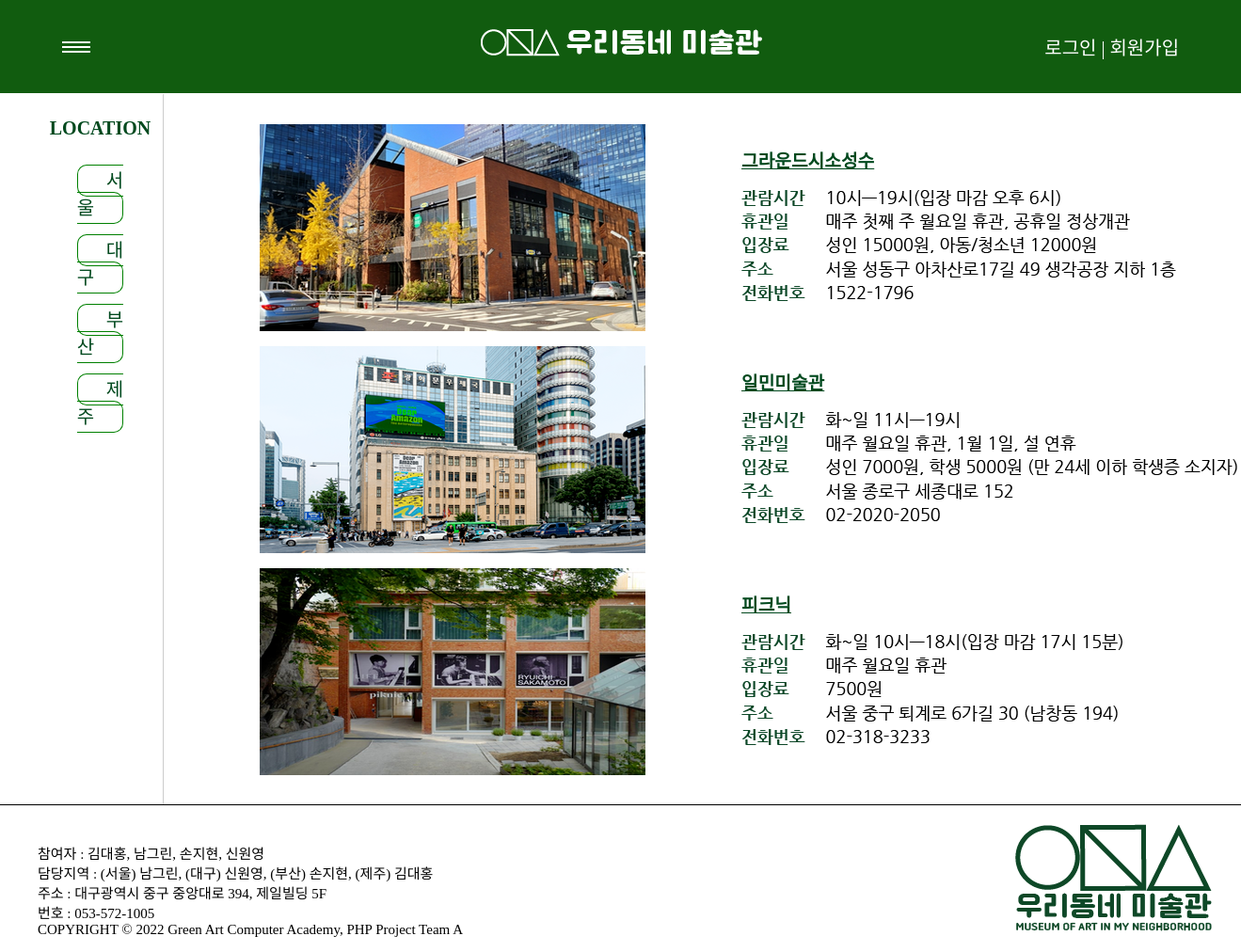
The app's page /gallery/gallery.php?loc_id=1 with its own data.
### tables this page shows
CREATE TABLE IF NOT EXISTS `local_t` (
  `loc_id` int(10) unsigned NOT NULL AUTO_INCREMENT,
  `loc_nm` varchar(5) NOT NULL,
  PRIMARY KEY (`loc_id`)
);

CREATE TABLE IF NOT EXISTS `gallery_t` (
  `gal_id` int(10) unsigned NOT NULL AUTO_INCREMENT,
  `loc_id` int(10) unsigned NOT NULL,
  `gal_nm` varchar(30) NOT NULL,
  `gal_intro` varchar(1000) DEFAULT NULL,
  `gal_img` varchar(100) DEFAULT NULL,
  PRIMARY KEY (`gal_id`),
  KEY `loc_id` (`loc_id`),
  CONSTRAINT `gallery_t_ibfk_1` FOREIGN KEY (`loc_id`) REFERENCES `local_t` (`loc_id`)
);

### db/db_board.php (called while the page is built, shortened)
<?php
function sel_gallery(&$param)
{
   $loc_id = $param['loc_id'];
   $sql = " SELECT G.*, L.loc_nm FROM gallery_t G
            INNER JOIN local_t L
            ON L.loc_id = G.loc_id
            WHERE G.loc_id = $loc_id";
   $conn = get_conn();
   $result = mysqli_query($conn, $sql);
   return $result;
}
function sel_location()
{
   $sql = " SELECT * FROM local_t ";
   $conn = get_conn();
   $result = mysqli_query($conn, $sql);
   return $result;
}

### gallery/gallery.php (the view, shortened to what this page needs)
<?php
    include_once '../db/db_board.php';
    $loc_id = $_GET['loc_id'];
    $param = [
        "loc_id" => $loc_id,
    ];
    $g_result = sel_gallery($param);
?>
<!DOCTYPE html>
<html lang="en">
<head>
    <link rel="stylesheet" href="../css/gallery_3.css">
    <link rel="stylesheet" href="../css/main.css">
</head>
<body>
    <?php include_once "../main/header_1.php" ?>
    <div class="container">
        <div class="aside">
            <aside class="left">
                <h4>LOCATION</h4>
                <ul>
                    <?php foreach ($rs as $item) { ?>
                        <li><a href='../gallery/gallery.php?loc_id=<?= $item['loc_id'] ?>'><?= $item['loc_nm'] ?></a></li>
                    <?php } ?>
                </ul>
            </aside>
        </div>
        <div class="contents">
            <table class="gallery">
                <?php foreach($g_result as $list) { ?>
                    <tr>
                        <td rowspan="2" class="gallery_pic"><a href="#"><img src="../images//gallery/<?= $list['gal_img'] ?>"></a></td>
                        <td class="gallery_nm2"><a href="../show/current_show.php?gal_id=<?= $list['gal_id'] ?>"><?= $list['gal_nm'] ?></a></td>
                    </tr>
                    <tr>
                        <td class="gallery_intro"><img src="../images/gallery/<?= $list['gal_intro'] ?>"></td>
                    </tr>
                <?php } ?>
            </table>
        </div>
    </div>
    <?php include_once "../main/footer.php" ?>
</body>
</html>

### main/header_1.php (shortened to what this page needs)
<div id="h_container">
    <header>
        <?php include('category.php'); ?>
        <div class="mid"><a href="../main/main.php"><img src="../images/logo/header_logo.png" alt="우리동네미술관"></a></div>
        <?php if (isset($_SESSION['login_user'])) { ?>
            <div class="right"><a href="../user/logout.php">로그아웃</a></div>
        <?php } else { ?>
            <div class="right"><a href="../user/login.php">로그인</a> | <a href="../user/join.php">회원가입</a></div>
        <?php } ?>
    </header>
</div>

### main/category.php (shortened to what this page needs)
<?php
    include_once '../db/db_board.php';
    $rs = sel_location();
?>
<link rel="stylesheet" href="../css/category.css">
<label class="bar_icon" for="bar_check">
    <div class="bar_sticks"></div>
</label>

### main/footer.php
<div id="h_container">
    <footer>
        <div>
            <div class="box"><img src="../images/logo/footer_logo.png" width="210px" height="116px"></div>
            <div class="text">
                <div>참여자 : 김대홍, 남그린, 손지현, 신원영</div>
                <div>담당지역 : (서울) 남그린, (대구) 신원영, (부산) 손지현, (제주) 김대홍</div>
                <div>주소 : 대구광역시 중구 중앙대로 394, 제일빌딩 5F</div>
                <div>번호 : 053-572-1005</div>
                <div>COPYRIGHT © 2022 Green Art Computer Academy, PHP Project Team A</div>
            </div>
        </div>
    </footer>
</div>

### css/gallery_3.css (style rules this page uses)
* { margin: 0; padding: 0; box-sizing: border-box; }
.container { width: 100%; display: flex; flex-grow: 1; }
.aside { border-right: 1px solid #ccc; width: 260px; }
.aside .left { position: unset; float: left; margin-left: 40px; }
.aside .left h4 { text-align: center; margin: 25px 8px 10px; color: #00491E; }
.aside .left ul { text-align: center; padding: 5px 20px; }
.aside .left ul li { list-style: none; padding: 3px; margin: 10px 0px; }
.aside .left ul li a { border: 1px solid #008000; border-radius: 10px; padding: 5px 30px; text-decoration: none; color: #00491E; }
.contents { width: 100%; float: left; }
.gallery { margin-left: 100px; margin-top: 25px; margin-bottom: 20px; }
.gallery_pic { padding: 5px 0; }
.gallery_nm2 a { text-decoration: underline; color: #00491E; font-weight: bolder; font-size: larger; margin-left: 100px; }
.gallery_intro img { margin-left: 100px; }

### css/main.css (style rules this page uses)
* { margin: 0; padding: 0; list-style: none; text-decoration: none; box-sizing: border-box; }
html, body { margin: 0 auto; padding: 0; width: 100%; }
body { display: flex; min-height: 100vh; flex-direction: column; }

### css/category.css (style rules this page uses)
li { list-style: none; padding-bottom: 30px; }
a { text-decoration: none; }
.bar_icon { cursor: pointer; display: inline-block; position: absolute; z-index: 3; padding: 8px 0; left: 5%; user-select: none; width: auto; margin: 0; }
.bar_icon .bar_sticks { background: white; display: block; height: 2px; position: relative; transition: .2s ease-out; width: 30px; }
.bar_icon .bar_sticks::before, .bar_icon .bar_sticks::after { background: white; content: ''; display: block; height: 100%; position: absolute; transition: all .2s ease-out; width: 100%; }
.bar_icon .bar_sticks::before { top: 5px; }
.bar_icon .bar_sticks::after { top: -5px; }

### css/header_1.css (style rules this page uses)
html, body { height: 100%; margin: 0; padding: 0; }
#h_container > header { background-color: rgb(17, 92, 15); display: flex; align-items: center; padding: 10px 20px; position: relative; }
header { font-size:30px; border-bottom: 1px solid rgb(255, 255, 255); width:100%; height:100px; justify-content: center; }
.right { position: absolute; right: 5%; bottom: auto; font-size:20px; color: white; }
.right > a { color: white; }
.left { position: absolute; left: 5%; bottom: auto; font-size:20px; }
.mid { font-size:30px; color: white; }

### css/slide.css (style rules this page uses)
.container { height: 100%; }

### css/footer.css (style rules this page uses)
footer { width: 100%; height: 150px; bottom: 0; border-top: 1px solid #000; font-size: 15px; margin: 0 auto; }
footer > div { padding: 20px 0 0 20px; height: 100%; }
.text { margin-top: 20px; margin-bottom: 0; margin-left: 20px; }
.box { float: right; margin: 0 30px 20px 0; width: 210px; height: 116px; }

### gallery/gallery.php (style rules this page uses)
.gallery_nm2 { padding-top: 25px; }
.gallery_intro img { padding-bottom: 25px; }

### records on screen
local_t: loc_nm "서울"
local_t: loc_nm "대구"
local_t: loc_nm "부산"
local_t: loc_nm "제주"
gallery_t: gal_img (picture), gal_nm "그라운드시소성수", gal_intro (picture)
gallery_t: gal_img (picture), gal_nm "일민미술관", gal_intro (picture)
gallery_t: gal_img (picture), gal_nm "피크닉", gal_intro (picture)
